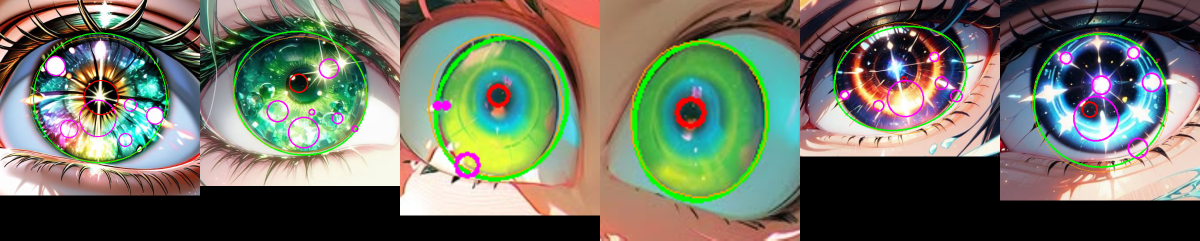
#> input picture artefacts/eyes-pass10/01-iris-photos-superposition.png, 2400 x 481 px, given in place of yaw_0.png, which was not available (shown at 1/2 size)
$ python compose-v2.py ../../artefacts/eyes-pass10
#> lines starting #> are read from the running program, lines starting #| are printed output that depends on the picture; after the words box and inside, x2 and y2 are one past the last pixel; in counts of white or black regions, pixels touching at a corner belong together
"""Compose les planches de artefacts/head-turntable-v2/ à partir des PNG générés (PIL + numpy + scipy).
Entrées : avant/, apres/ (audit-planche.ts), contours/{avant,apres}/ (artefacts-annotate.ts), galerie/seedN/ (artefacts-gallery.ts). Usage : python3 compose-v2.py [dossier]"""
import sys, os
import numpy as np
from PIL import Image, ImageDraw
from scipy import ndimage as ndi

A = sys.argv[1] if len(sys.argv) > 1 else 'artefacts/head-turntable-v2'
YAWS = [0, 20, 45, 70, 90, 110, 135, 160, 180]

def flat(p):
    im = Image.open(p).convert('RGBA'); bg = Image.new('RGBA', im.size, (255, 255, 255, 255)); bg.alpha_composite(im); return bg.convert('RGB')

def alpha(p):
    """Pixels couverts par la tête : les PNG du moteur ont un fond blanc opaque, on prend donc « différent du blanc »."""
    a = np.asarray(Image.open(p).convert('RGBA')).astype(int)
    return (a[..., 3] > 0) & (np.abs(a[..., :3] - 255).max(axis=2) > 6)
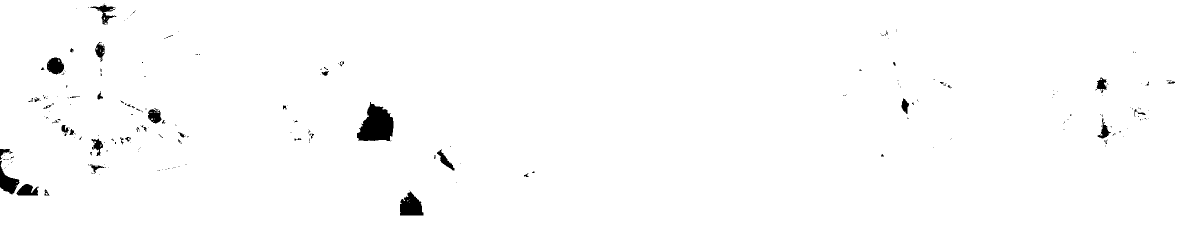
#> returned value: shape (481, 2400) bool (shown at 1/2 size); 98.8% white; 248 black regions (204 under 20 px), largest, box (x1, y1, x2, y2) and area: (714, 204, 787, 283) 3843, (800, 383, 847, 431) 1587, (0, 321, 39, 389) 1141

def label(img, text, xy=(8, 6)):
    ImageDraw.Draw(img).text(xy, text, fill=(0, 0, 0)); return img

def bbox_all(paths, pad=12):
    m = None
    for p in paths:
        a = alpha(p); m = a if m is None else (m | a)
#> pass 2 of the loop in bbox_all, `for p in paths:`:
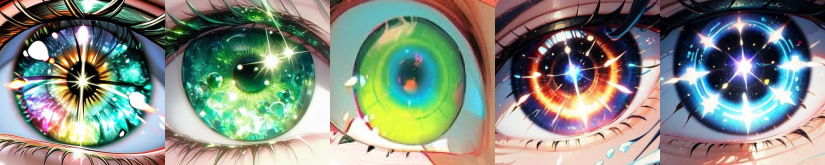
#> input picture artefacts/eyes-pass10/02-iris-references.png, 1650 x 330 px, given in place of yaw_20.png, which was not available (shown at 1/2 size)
#> a: shape (330, 1650, 4) int64
#> in alpha (call 2), `return (a[..., 3] > 0) & (np.abs(a[..., :3] - 255).max(axis=2) > 6)`:
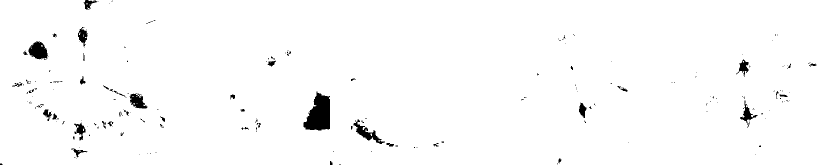
#> returned value: shape (330, 1650) bool (shown at 1/2 size); 98.2% white; 203 black regions (155 under 20 px), largest, box (x1, y1, x2, y2) and area: (607, 183, 660, 261) 2795, (57, 83, 97, 120) 973, (707, 239, 770, 288) 842
    ys, xs = np.where(m); H, W = m.shape; return (max(0, xs.min() - pad), max(0, ys.min() - pad), min(W, xs.max() + pad), min(H, ys.max() + pad))

def grid(rows, cell_w, title_col=None, labels=None):
    h = max(c.height for r in rows for c in r); out = Image.new('RGB', (cell_w * max(len(r) for r in rows), h * len(rows)), 'white')
    for i, r in enumerate(rows):
        for j, c in enumerate(r): out.paste(c, (j * cell_w, i * h))
    return out

# 01 : avant / après, 9 lacets
paths = [f'{A}/{d}/yaw_{y}.png' for d in ('avant', 'apres') for y in YAWS]
#> (the run stopped early here; a loop or call above may not have finished)
